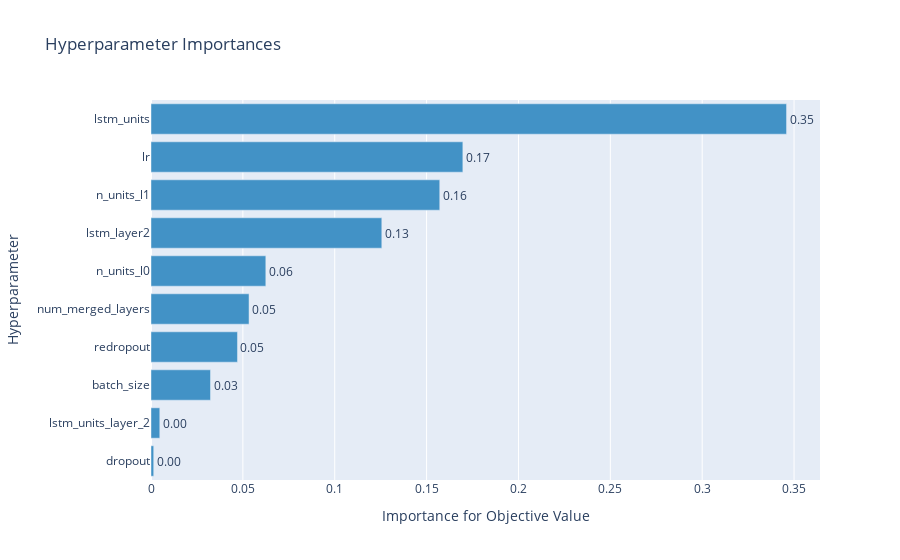

Notebook source saved alongside this figure:
### Code cell
optuna.visualization.plot_param_importances(study)

### Figure 1 — Plotly figure (JSON) as saved in the notebook; plotly's stock layout.template omitted (floating-point values rounded to 4 significant figures)
{"data": [{"cliponaxis": false, "hovertemplate": ["dropout (UniformDistribution): 0.0014725537938672423<extra></extra>", "lstm_units_layer_2 (IntUniformDistribution): 0.004786024535388857<extra></extra>", "batch_size (CategoricalDistribution): 0.03239192091569891<extra></extra>", "redropout (UniformDistribution): 0.04707053660131911<extra></extra>", "num_merged_layers (IntUniformDistribution): 0.053361006563515896<extra></extra>", "n_units_l0 (IntUniformDistribution): 0.0624946418411548<extra></extra>", "lstm_layer2 (CategoricalDistribution): 0.12562179030999532<extra></extra>", "n_units_l1 (IntUniformDistribution): 0.15716003611991902<extra></extra>", "lr (LogUniformDistribution): 0.16973103302500697<extra></extra>", "lstm_units (IntUniformDistribution): 0.3459104562941339<extra></extra>"], "marker": {"color": "rgb(66,146,198)"}, "orientation": "h", "text": ["0.0014725537938672423", "0.004786024535388857", "0.03239192091569891", "0.04707053660131911", "0.053361006563515896", "0.0624946418411548", "0.12562179030999532", "0.15716003611991902", "0.16973103302500697", "0.3459104562941339"], "textposition": "outside", "texttemplate": "%{text:.2f}", "type": "bar", "x": [0.001473, 0.004786, 0.03239, 0.04707, 0.05336, 0.06249, 0.1256, 0.1572, 0.1697, 0.3459], "y": ["dropout", "lstm_units_layer_2", "batch_size", "redropout", "num_merged_layers", "n_units_l0", "lstm_layer2", "n_units_l1", "lr", "lstm_units"]}], "layout": {"showlegend": false, "title": {"text": "Hyperparameter Importances"}, "xaxis": {"title": {"text": "Importance for Objective Value"}}, "yaxis": {"title": {"text": "Hyperparameter"}}}}
